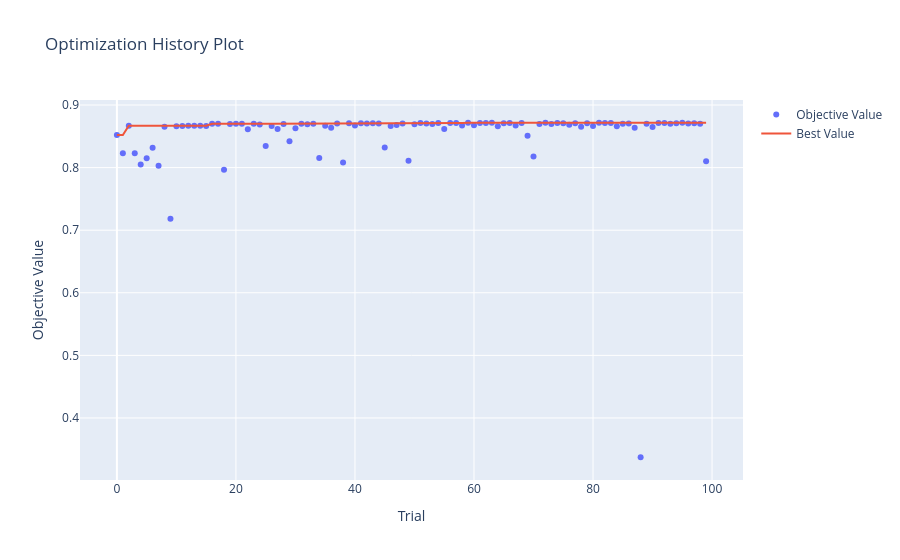

This figure's notebook cell:
### Markdown cell above
Gráfico com visualização do histórico de otimização do optuna para o modelo Regressão Logística.

### Code cell
vis.plot_optimization_history(objeto_de_estudo_logreg)
